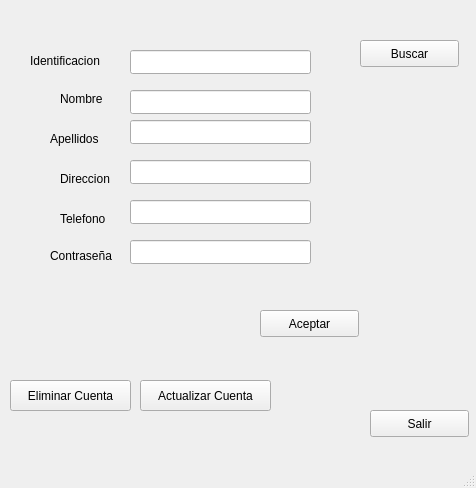
<?xml version="1.0" encoding="UTF-8"?>
<ui version="4.0">
 <class>registro</class>
 <widget class="QMainWindow" name="registro">
  <property name="geometry">
   <rect>
    <x>0</x>
    <y>0</y>
    <width>476</width>
    <height>488</height>
   </rect>
  </property>
  <property name="windowTitle">
   <string>Registro</string>
  </property>
  <widget class="QWidget" name="centralwidget">
   <widget class="QPushButton" name="btnAceptar">
    <property name="geometry">
     <rect>
      <x>260</x>
      <y>310</y>
      <width>99</width>
      <height>27</height>
     </rect>
    </property>
    <property name="text">
     <string>Aceptar</string>
    </property>
   </widget>
   <widget class="QLabel" name="labelID">
    <property name="geometry">
     <rect>
      <x>30</x>
      <y>50</y>
      <width>101</width>
      <height>21</height>
     </rect>
    </property>
    <property name="text">
     <string>Identificacion</string>
    </property>
   </widget>
   <widget class="QLabel" name="labelNombre">
    <property name="geometry">
     <rect>
      <x>60</x>
      <y>90</y>
      <width>68</width>
      <height>17</height>
     </rect>
    </property>
    <property name="text">
     <string>Nombre</string>
    </property>
   </widget>
   <widget class="QLabel" name="Apellidos">
    <property name="geometry">
     <rect>
      <x>50</x>
      <y>130</y>
      <width>68</width>
      <height>17</height>
     </rect>
    </property>
    <property name="text">
     <string>Apellidos</string>
    </property>
   </widget>
   <widget class="QLabel" name="labelDireccion">
    <property name="geometry">
     <rect>
      <x>60</x>
      <y>170</y>
      <width>68</width>
      <height>17</height>
     </rect>
    </property>
    <property name="text">
     <string>Direccion</string>
    </property>
   </widget>
   <widget class="QLabel" name="labelTelefono">
    <property name="geometry">
     <rect>
      <x>60</x>
      <y>210</y>
      <width>68</width>
      <height>17</height>
     </rect>
    </property>
    <property name="text">
     <string>Telefono</string>
    </property>
   </widget>
   <widget class="QLabel" name="label">
    <property name="geometry">
     <rect>
      <x>50</x>
      <y>240</y>
      <width>81</width>
      <height>31</height>
     </rect>
    </property>
    <property name="text">
     <string>Contraseña</string>
    </property>
   </widget>
   <widget class="QPushButton" name="btnSalir">
    <property name="geometry">
     <rect>
      <x>370</x>
      <y>410</y>
      <width>99</width>
      <height>27</height>
     </rect>
    </property>
    <property name="text">
     <string>Salir</string>
    </property>
   </widget>
   <widget class="QPushButton" name="btnEliminarCuenta">
    <property name="geometry">
     <rect>
      <x>10</x>
      <y>380</y>
      <width>121</width>
      <height>31</height>
     </rect>
    </property>
    <property name="text">
     <string>Eliminar Cuenta</string>
    </property>
   </widget>
   <widget class="QPushButton" name="btnActualizarCuenta">
    <property name="geometry">
     <rect>
      <x>140</x>
      <y>380</y>
      <width>131</width>
      <height>31</height>
     </rect>
    </property>
    <property name="text">
     <string>Actualizar Cuenta</string>
    </property>
   </widget>
   <widget class="QPushButton" name="btnBuscar">
    <property name="geometry">
     <rect>
      <x>360</x>
      <y>40</y>
      <width>99</width>
      <height>27</height>
     </rect>
    </property>
    <property name="text">
     <string>Buscar</string>
    </property>
   </widget>
   <widget class="QLineEdit" name="txt_id">
    <property name="geometry">
     <rect>
      <x>130</x>
      <y>50</y>
      <width>181</width>
      <height>24</height>
     </rect>
    </property>
   </widget>
   <widget class="QLineEdit" name="txt_nombre">
    <property name="geometry">
     <rect>
      <x>130</x>
      <y>90</y>
      <width>181</width>
      <height>24</height>
     </rect>
    </property>
   </widget>
   <widget class="QLineEdit" name="txt_apellido">
    <property name="geometry">
     <rect>
      <x>130</x>
      <y>120</y>
      <width>181</width>
      <height>24</height>
     </rect>
    </property>
   </widget>
   <widget class="QLineEdit" name="txt_direccion">
    <property name="geometry">
     <rect>
      <x>130</x>
      <y>160</y>
      <width>181</width>
      <height>24</height>
     </rect>
    </property>
   </widget>
   <widget class="QLineEdit" name="txt_telefono">
    <property name="geometry">
     <rect>
      <x>130</x>
      <y>200</y>
      <width>181</width>
      <height>24</height>
     </rect>
    </property>
   </widget>
   <widget class="QLineEdit" name="txt_pass">
    <property name="geometry">
     <rect>
      <x>130</x>
      <y>240</y>
      <width>181</width>
      <height>24</height>
     </rect>
    </property>
   </widget>
  </widget>
  <widget class="QMenuBar" name="menubar">
   <property name="geometry">
    <rect>
     <x>0</x>
     <y>0</y>
     <width>476</width>
     <height>22</height>
    </rect>
   </property>
  </widget>
  <widget class="QStatusBar" name="statusbar"/>
 </widget>
 <resources/>
 <connections/>
</ui>
